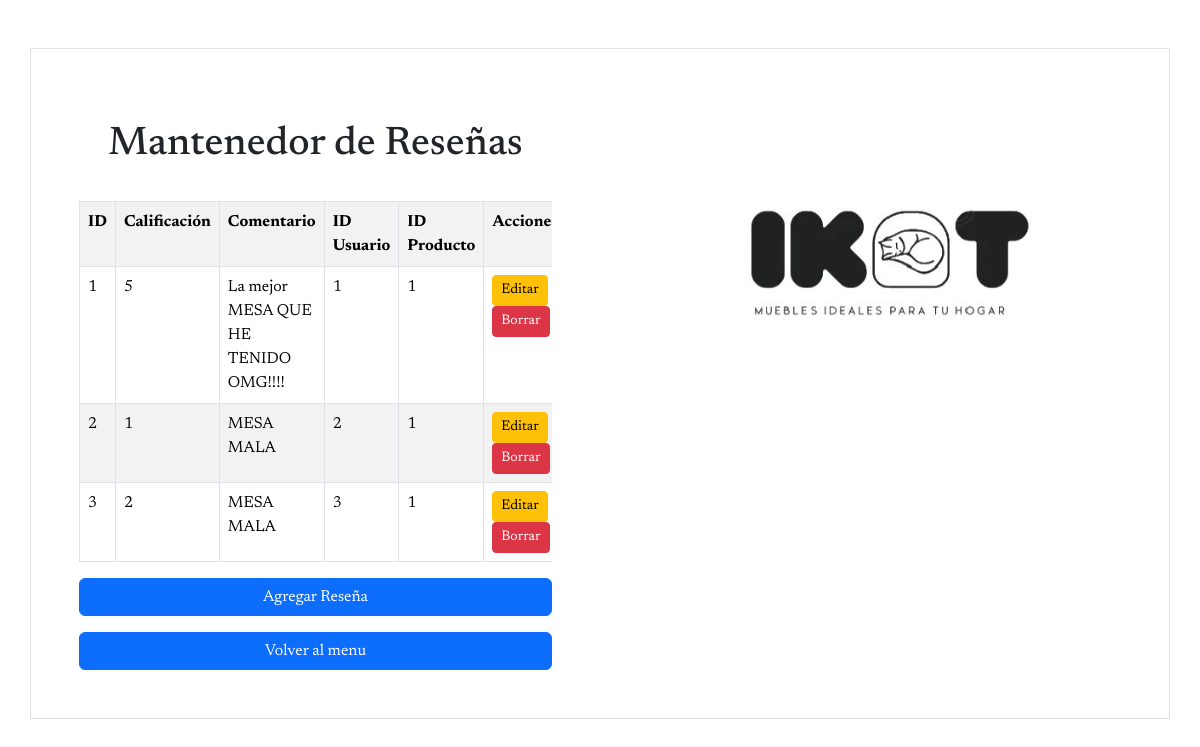
/mantenedores/Mantenedor_reseña/mostrar_resenia.php, run on an earlier commit of the app's database.
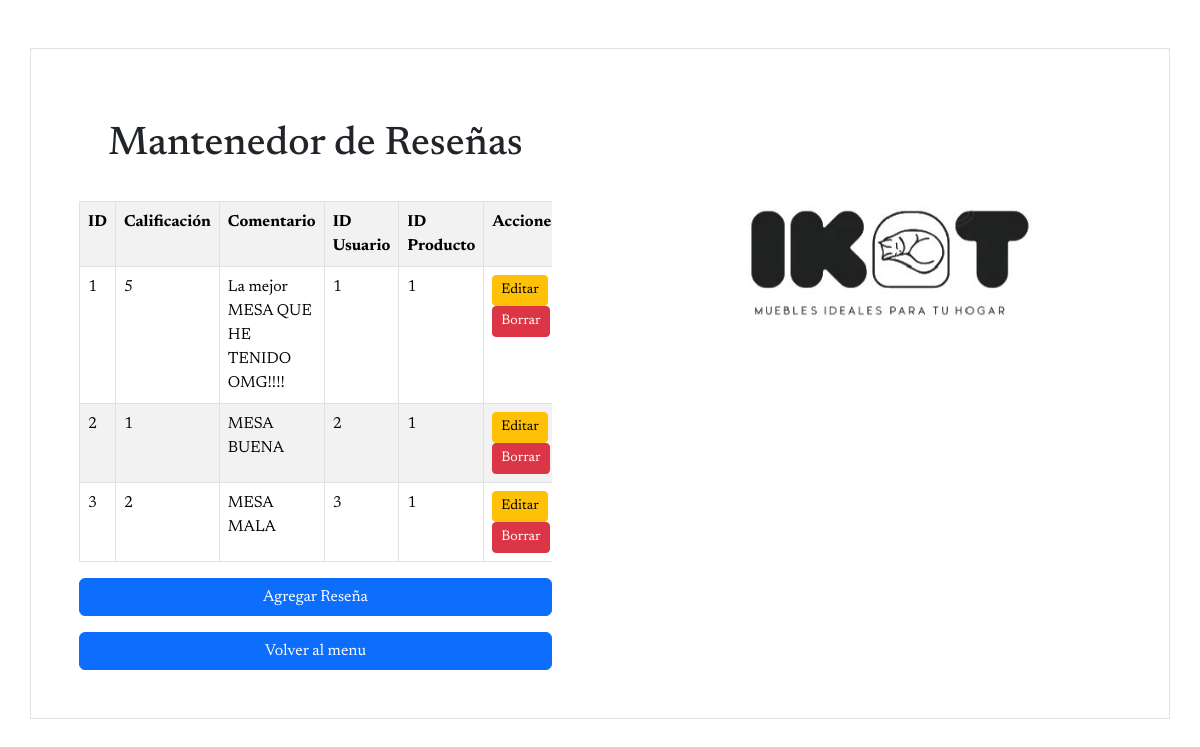
And on a later commit of the database.
### tables this page shows
CREATE TABLE `resenia` (
  `id_resenia` int(100) NOT NULL,
  `calificacion` int(1) NOT NULL,
  `comentario` text DEFAULT NULL,
  `id_usuario` int(100) NOT NULL,
  `id_producto` int(10) NOT NULL
);

### mantenedores/Mantenedor_reseña/mostrar_resenia.php (the view, shortened to what this page needs)
<?php
    include '../conexion.php';
?>
<!DOCTYPE html>
<html lang="en">
<head>
    <link href="https://cdn.jsdelivr.net/npm/bootstrap@5.3.3/dist/css/bootstrap.min.css" rel="stylesheet">
</head>
<body>
    <div class="container border mt-5" style="font-family: 'Newsreader', serif;">
        <div class="row">
            <div class="col-lg-6 p-5">
                <h1 class="text-center p-4">Mantenedor de Reseñas</h1>
                <div class="table-responsive">
                    <?php
                        $sql = "SELECT * FROM resenia";
                        $result = $conn->query($sql);
                        if ($result->num_rows > 0) {
                            echo "<table class='table table-bordered table-striped'>
                                    <tr>
                                        <th>ID</th>
                                        <th>Calificación</th>
                                        <th>Comentario</th>
                                        <th>ID Usuario</th>
                                        <th>ID Producto</th>
                                        <th>Acciones</th>
                                    </tr>";
                            while($row = $result->fetch_assoc()) {
                                echo "<tr>
                                        <td>" . $row["id_resenia"] . "</td>
                                        <td>" . $row["calificacion"] . "</td>
                                        <td>" . $row["comentario"] . "</td>
                                        <td>" . $row["id_usuario"] . "</td>
                                        <td>" . $row["id_producto"] . "</td>
                                        <td>
                                            <a href='editar_resenia.php?id=" . $row["id_resenia"] . "' class='btn btn-warning btn-sm'>Editar</a> |
                                            <a href='borrar_resenia.php?id=" . $row["id_resenia"] . "' class='btn btn-danger btn-sm'>Borrar</a>
                                        </td>
                                      </tr>";
                            }
                            echo "</table>";
                            echo "<a class='btn btn-primary mt-3 d-block' href='insertar_resenia.php'>Agregar Reseña</a>";
                            echo "<a href='../menu/menu.html' class='btn btn-primary mt-3 d-block'>Volver al menu</a>";
                        } else {
                            echo "No hay reseñas registradas. <br>";
                            echo "<a class='btn btn-primary mt-3 d-block' href='insertar_resenia.php'>Agregar Reseña</a>";
                            echo "<a href='../menu/menu.html' class='btn btn-primary mt-3 d-block'>Volver al menu</a>";
                        }
                    ?>
                </div>
            </div>
            <div class="col-lg-6">
                <img src="../ikat.jpg" width="100%" alt="Imagen de Ikat">
            </div>
        </div>
    </div>
</body>
</html>

What changed in the data, as far as the page shows it:
changed resenia id 2: comentario "MESA MALA" → "MESA BUENA"
